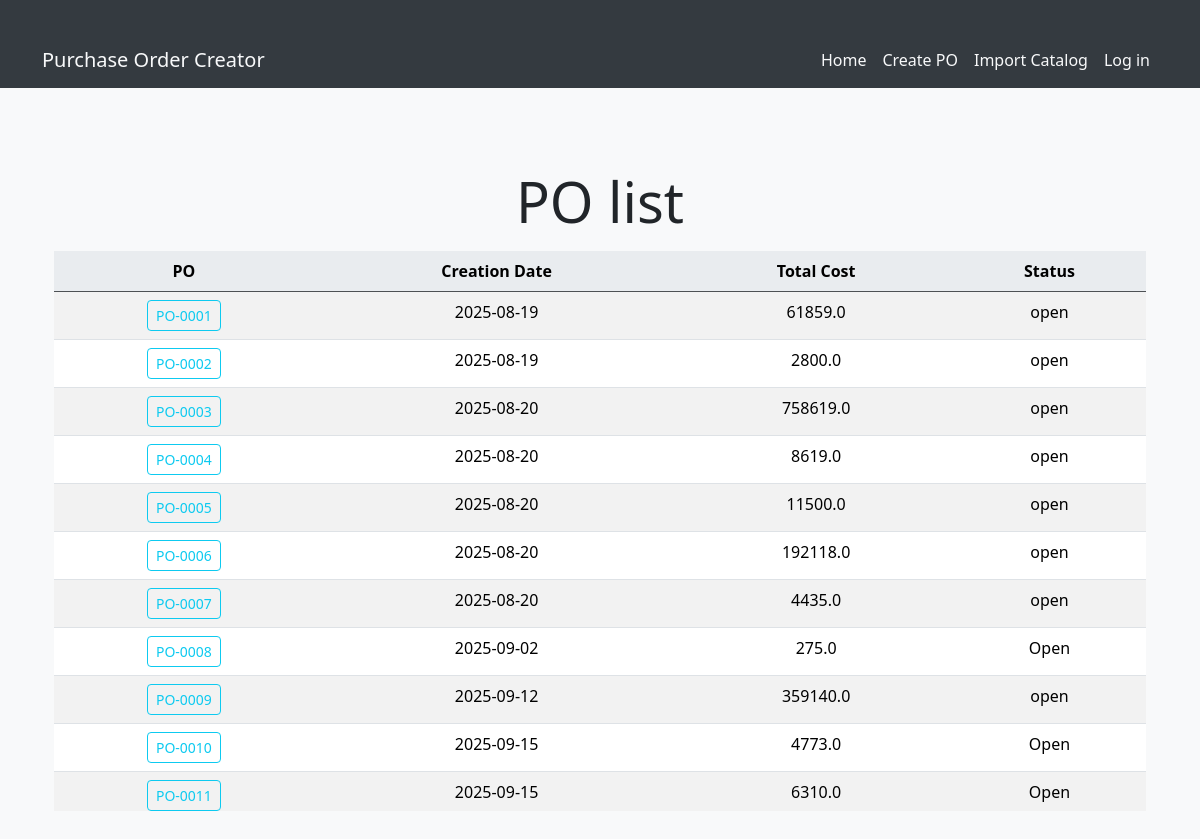
Before: / with the older database file.
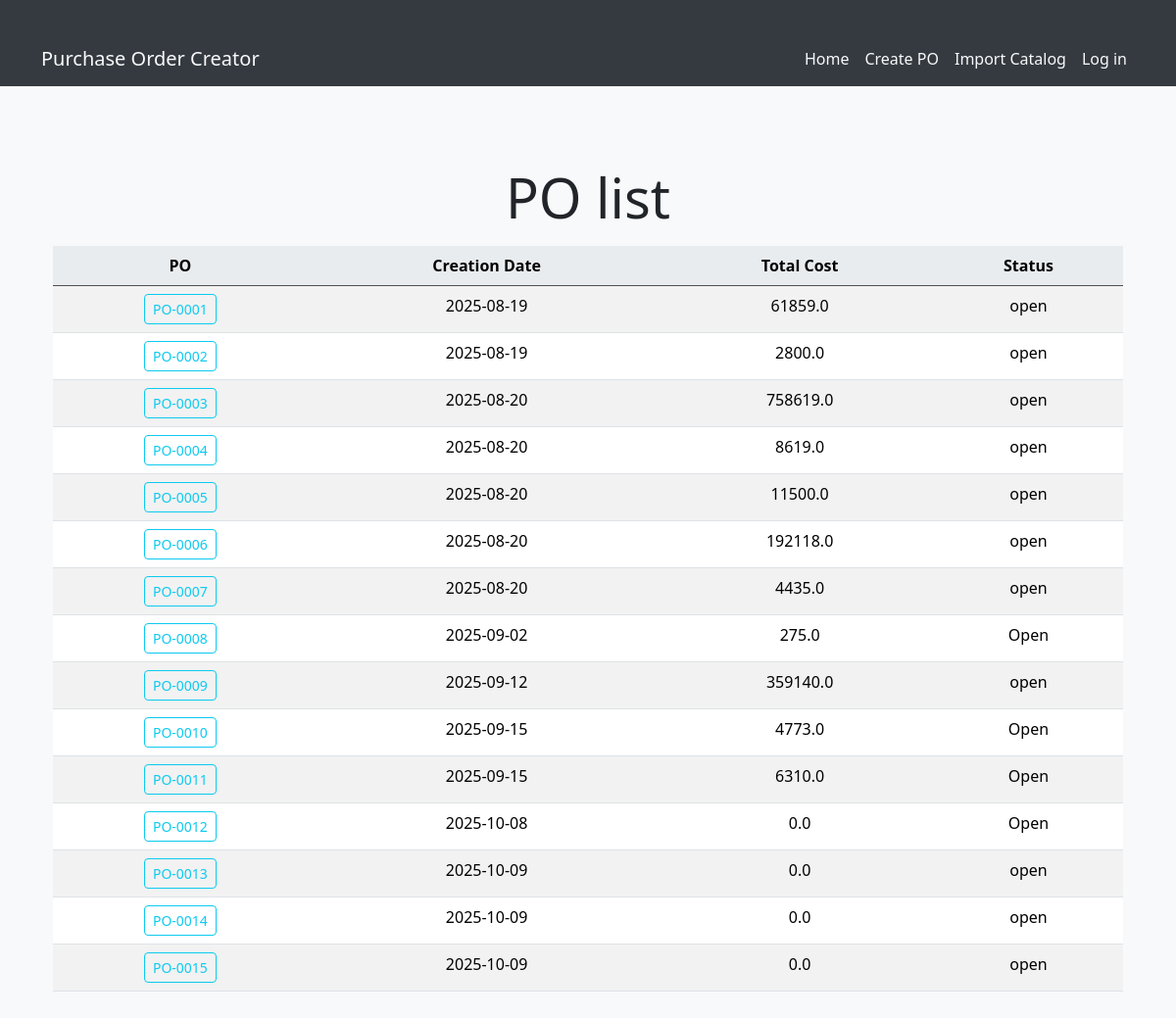
After: the same page with the newer database file.
### app.py (models this page shows, shortened)
class PurchaseOrder(db.Model):
    __tablename__= "purchase_order"
    id:Mapped[int] = mapped_column(Integer, primary_key=True, unique=True)
    po_number:Mapped[str] = mapped_column(String, nullable=True)
    creation_date:Mapped[datetime.date] = mapped_column(Date)
    supplier:Mapped[str] = mapped_column(String)
    total_price:Mapped[float] = mapped_column(Float)
    status:Mapped[str] = mapped_column(String, default="open")
    lines:Mapped[list["POLines"]] = relationship('POLines', back_populates='po')

### app.py (the view)
@app.route('/')
def home():
    all_po=db.session.execute(db.select(PurchaseOrder).order_by(PurchaseOrder.po_number)).scalars().all()
    return render_template('index.html', all_po=all_po)

### templates/index.html (shortened to what this page needs)
{% extends 'base.html' %}
    {% block styles %}
        {{ bootstrap.load_css() }}
        <link rel="stylesheet" href="{{ url_for('static',filename='styles.css')}}">
    {% endblock %}
{% block content %}
    {% if not all_po %}
        <h2 class="display-6">PO list is empty</h2>
    {% else %}
        <div class="text-center py-4">
            <div class="container">
                <h1 class="display-4">PO list</h1>
                <div class="table-responsive" style="max-height: 70vh; overflow-y: auto;">
                    <table class="table table-striped table-hover">
                        <thead class="table-dark">
                            <tr>
                                <th>PO</th>
                                <th>Creation Date</th>
                                <th>Total Cost</th>
                                <th>Status</th>
                            </tr>
                        </thead>
                        <tbody>
                            {% for po in all_po %}
                                <tr>
                                    <td>
                                        <a class="btn btn-outline-info btn-sm" href="{{ url_for('view_po', po_code=po.po_number) }}">
                                            {{ po.po_number }}
                                        </a>
                                    </td>
                                    <td>
                                        {{ po.creation_date }}
                                    </td>
                                    <td>
                                        {{ po.total_price }}
                                    </td>
                                    <td>
                                        {{ po.status }}
                                    </td>
                                </tr>
                            {% endfor %}
                        </tbody>
                    </table>
                </div>
            </div>
        </div>
    {% endif %}
{% endblock %}

### templates/base.html (shortened to what this page needs)
<!DOCTYPE html>
<html lang="en">
<head>
    <link href="https://cdn.jsdelivr.net/npm/remixicon@4.5.0/fonts/remixicon.css"  rel="stylesheet"/>
    {% block styles %}{% endblock %}
</head>
<body>
    <nav class="navbar navbar-expand-lg navbar-dark bg-dark">
            <div class="container">
                <a href="#" class="navbar-brand">Purchase Order Creator</a>
                <div class="collapse navbar-collapse">
                    <ul class="navbar-nav ms-auto">
                        <li class="nav-item">
                            <a href="{{ url_for('home') }}" class="nav-link">Home</a>
                        </li>
                        <li class="nav-item">
                            <a href="{{ url_for('add') }}" class="nav-link">Create PO</a>
                        </li>
                        <li class="nav-itme">
                            <a href="{{ url_for('import_csv') }}" class="nav-link">Import Catalog</a>
                        </li>
                        <li>
                            <a href="#" class="nav-link">Log in</a>
                        </li>
                    </ul>
                </div>
            </div>
        </nav>
        <div class="container mt-4">
            {% block content %}{% endblock %}
        </div>
</body>
</html>

### static/styles.css (style rules this page uses)
body { background-color: #f8f9fa; font-family: 'Segoe UI', Tahoma, Geneva, Verdana, sans-serif; color: #212529; margin: 0; padding-bottom: 60px; }
.navbar { background-color: #343a40 !important; }
.navbar a, .navbar-brand { color: #f8f9fa !important; }
h1, h2, h3, h4 { font-weight: 600; margin-top: 1.5rem; margin-bottom: 1rem; }
.container { margin-top: 2rem; }
.table th { background-color: #e9ecef; font-weight: 600; color: black; }
.mt-4 { margin-top: 1.5rem !important; }

Changed rows visible on the page:
added PurchaseOrder: po_number "PO-0012", creation_date "2025-10-08", total_price "0.0", status "Open"
added PurchaseOrder: po_number "PO-0013", creation_date "2025-10-09", total_price "0.0", status "open"
added PurchaseOrder: po_number "PO-0014", creation_date "2025-10-09", total_price "0.0", status "open"
added PurchaseOrder: po_number "PO-0015", creation_date "2025-10-09", total_price "0.0", status "open"
